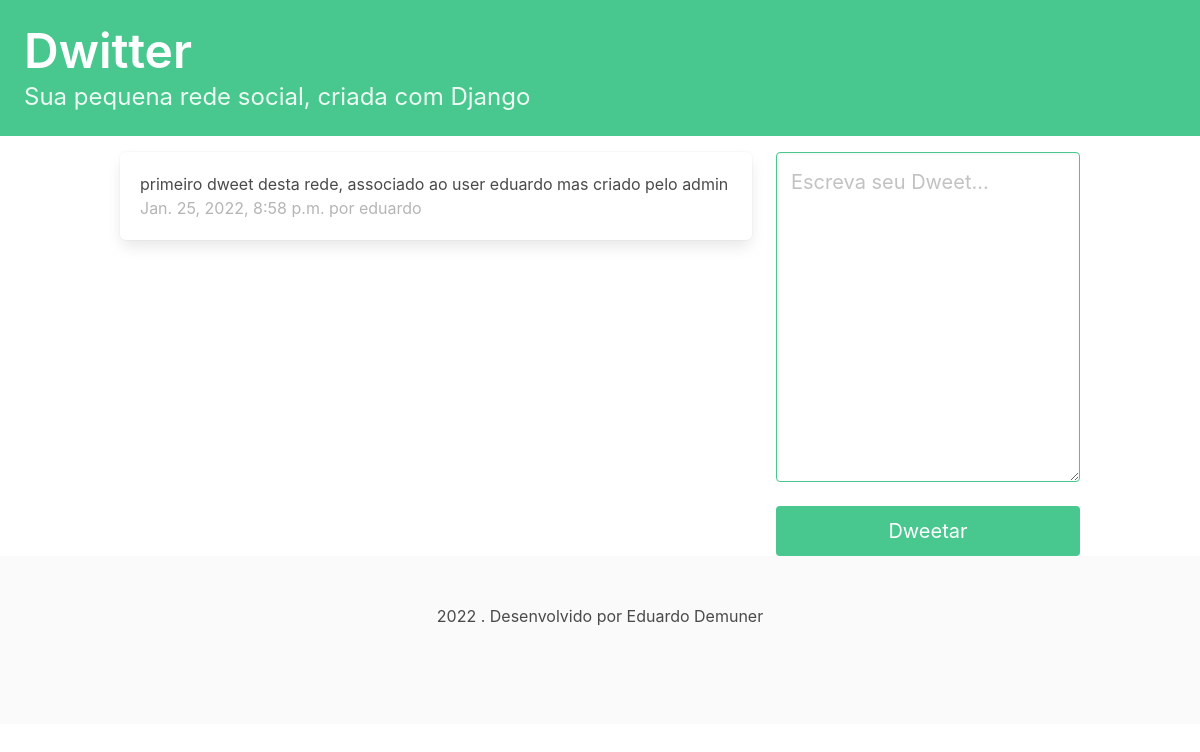
The app's page / (signed in), older data.
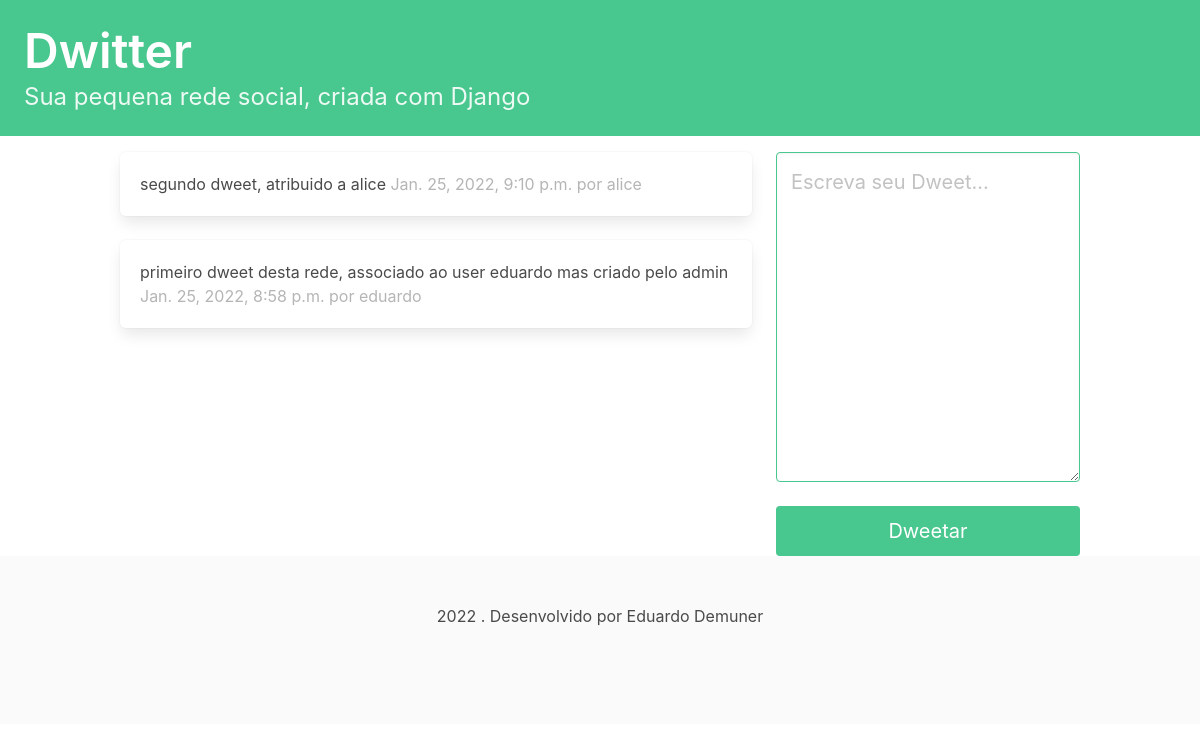
The same page, newer data.
### dwitter/models.py (models this page shows, shortened)
class Dweet(models.Model):
    user = models.ForeignKey(
        User, related_name="dweets", on_delete=models.DO_NOTHING
    )
    body = models.CharField(max_length=140)
    created_at = models.DateTimeField(auto_now_add=True)

### dwitter/views.py (the view)
# urls.py: path("", dashboard, name="dashboard"),
@login_required(login_url='/login/')
def dashboard(request):
    form = DweetForm(request.POST or None)
    if request.method == "POST":
        if form.is_valid():
            dweet = form.save(commit=False)
            dweet.user = request.user
            dweet.save()
            return redirect("dwitter:dashboard")
    return render(request, "dwitter/dashboard.html", {"form": form})

### dwitter/forms.py
class DweetForm(forms.ModelForm):
    body = forms.CharField(
        required=True,
        widget=forms.Textarea(
            attrs={
                "placeholder": "Escreva seu Dweet...",
                "class": "textarea is-success is-medium",
            }
        ),
        label="",
        error_messages={'max_length':'Este dweet está muito longo! Observe o limite de 140 caracteres.'}
    )
    class Meta:
        model = Dweet
        exclude = ("user", )

### dwitter/templates/dwitter/dashboard.html (shortened to what this page needs)
{% extends 'base.html' %}
{% block content %}
<div class="columns">
    <div class="column">
    {% for followed in user.profile.follows.all %}
        {% for dweet in followed.user.dweets.all %}
            <div class="box">
                {{ dweet.body }}
                <span class="is-small has-text-grey-light">
                    {{ dweet.created_at }} por {{ dweet.user.username }}
                </span>
            </div>
        {% endfor %}
    {% endfor %}
    </div>
    <div class="column is-one-third">
        <form method="post">
            {{ form.as_p }}
            <button class="button is-success is-fullwidth is-medium mt-5"
                    type="submit">
                Dweetar
            </button>
        </form>
    </div>
</div>
{% endblock content %}

Row changes from the older to the newer data that the page shows:
added Dweet: body "segundo dweet, atribuido a alice", created_at "Jan. 25, 2022, 9:10 p.m.", user.username "alice"
